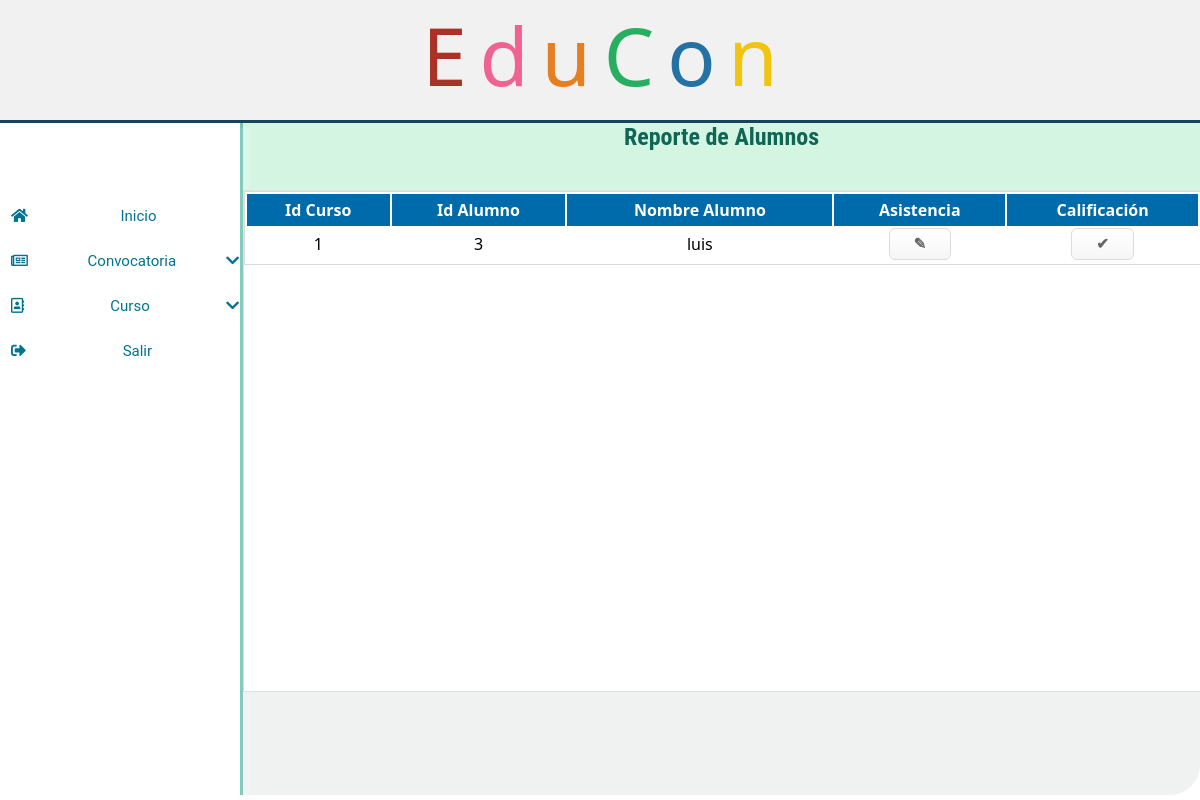
Page /asistenciaProf.php (signed in) on the committed database.
### tables this page shows
CREATE TABLE `alumno` (
  `id_alumno` int(10) NOT NULL,
  `folio` varchar(50) NOT NULL,
  `nombre_Alumno` varchar(50) NOT NULL,
  `apaterno_alumno` varchar(50) NOT NULL,
  `amaterno_alumno` varchar(50) NOT NULL,
  `nacimiento_alumno` date NOT NULL,
  `ocupacion_alumno` varchar(50) NOT NULL,
  `celular_alumno` int(10) NOT NULL,
  `email_alumno` varchar(50) NOT NULL,
  `callenumero_alumno` varchar(50) NOT NULL,
  `municipio` int(5) NOT NULL
);

CREATE TABLE `rl_inscripcion` (
  `alumno` int(5) NOT NULL,
  `rl_curso` int(5) NOT NULL,
  `calificacion_alumno` int(3) DEFAULT NULL,
  `total_asistencias` int(2) DEFAULT NULL,
  `evaluacion_curso` int(2) DEFAULT NULL
);

### asistenciaProf.php (the view, shortened to what this page needs)
<?php
    include ('header.php');
  if (@$_SESSION['id'] == 'Coordinador'){
    include("coordinador.php");
  }
  elseif (@$_SESSION['id']=='Instructor'){
    include("profesor.php");
  }
  elseif (@$_SESSION['id']=='Alumno'){
    include("alumno.php");
  }
  elseif (@!$_SESSION['id']) {
    include("menu_principal.php");
  }
  if(!isset($_SESSION["user"])) {
  header("location:login.php");
  } else {
    $correo_instructor=$_SESSION['user'];
?>
<div class = "descripcion">
          <div id="des">
	   <h2>	Reporte de Alumnos </h2>
          </div>
	<div class="contenido-all">
		<div class = "tabla-convocatoria">
			<table>
			<thead>
			<tr>
				<th> Id Curso </th>
				<th> Id Alumno </th>
				<th> Nombre Alumno </th>
				<th> Asistencia </th>
				<th> Calificación </th>
			</tr>
			</thead>
			<tbody>
        <?php
                    include('connectmysql.php');
                    $sqldata= mysqli_query($dbcon,"SELECT rl_inscripcion.alumno, alumno.nombre_alumno, rl_inscripcion.rl_curso, rl_curso.instructor, instructor.email_instructor FROM alumno, rl_inscripcion, rl_curso, instructor WHERE rl_inscripcion.alumno=alumno.id_alumno AND rl_inscripcion.rl_curso=rl_curso.id_curso AND rl_curso.instructor=instructor.id_instructor AND instructor.email_instructor = (SELECT usuario.email_usuario FROM usuario, instructor WHERE usuario.email_usuario=instructor.email_instructor AND usuario.email_usuario='$correo_instructor')");
                    while($row=mysqli_fetch_array($sqldata,MYSQLI_ASSOC)){
                      echo "<tr><td>";
                      echo $row['rl_curso'];
                      echo "</td><td>";
                      echo $row['alumno'];
                      echo "</td><td>";
                      echo $row['nombre_alumno'];
                      echo "</td>";
                      echo "<td><a href='registroAsistenciaProf.php?id=$row[alumno]&p=$row[nombre_alumno]&c=$row[rl_curso]' class='myButton'>✎ </a></td>";
                      echo "<td><a href='registroCalificacionProf.php?id=$row[alumno]&p=$row[nombre_alumno]&c=$row[rl_curso]' class='myButton'>✔</a></td>";
                    }
                  ?>
			</tbody>
			</table>
		</div>
    </div>
</div>
<?php
}
?>
<?php include_once('footer.php'); ?>

### css/main.css (style rules this page uses)
* { margin: 0px; padding: 0px; font-family: 'Segoe UI','Arial',sans-serif }
body { background:#cccdce; }
.descripcion { background-color: rgba(178, 186, 187,.2); margin-left: 20%; height: 84%; border-radius: 0px 0px 30px 0px; border-left: 3px solid #73C6B6; }
#des { width: 100%; height: 10%; border-style: none; outline:none; background: yellow; }
h2 { color:#0E6655; width: 100%; height: 100%; font-family:'Roboto Condensed', sans-serif; border-style: none; text-align: center; outline:none; background: #D5F5E3; }
.contenido-all { background: transparent; border: 1px solid #E1E1E1; position: relative; width: 100%; height:500px;; background: white; }
div.tabla-general td, th { text-align: center; padding: 5px; color white; }
a { text-decoration: none; }
.tabla-convocatoria { border:1px solid #dadada; }
.tabla-convocatoria table { width: 100%; }
.tabla-convocatoria th { text-align: center; background-color: #006BAA; color: white; }
.tabla-convocatoria td { text-align: center; }
.myButton { -moz-box-shadow:inset 0px 1px 0px 0px #ffffff; -webkit-box-shadow:inset 0px 1px 0px 0px #ffffff; box-shadow:inset 0px 1px 0px 0px #ffffff; background:-webkit-gradient(linear, left top, left bottom, color-stop(0.05, #ffffff), color-stop(1, #f6f6f6)); background:-moz-linear-gradient(top, #ffffff 5%, #f6f6f6 100%); background:-webkit-linear-gradient(top, #ffffff 5%, #f6f6f6 100%); background:-o-linear-gradient(top, #ffffff 5%, #f6f6f6 100%); background:-ms-linear-gradient(top, #ffffff 5%, #f6f6f6 100%); background:linear-gradient(to bottom, #ffffff 5%, #f6f6f6 100%); filter:progid:DXImageTransform.Microsoft.gradient(startColorstr='#ffffff', endColorstr='#f6f6f6',GradientType=0); background-color:#ffffff; -moz-border-radius:6px; -webkit-border-radius:6px; border-radius:6px; border:1px solid #dcdcdc; display:inline-block; cursor:pointer; color:#666666; font-family:Arial; font-size:15px; font-weight:bold; padding:6px 24px; text-decoration:none; text-shadow:0px 1px 0px #ffffff; }

### rows in the picture
alumno: rl_inscripcion.rl_curso "1", rl_inscripcion.alumno "3", nombre_Alumno "luis"
